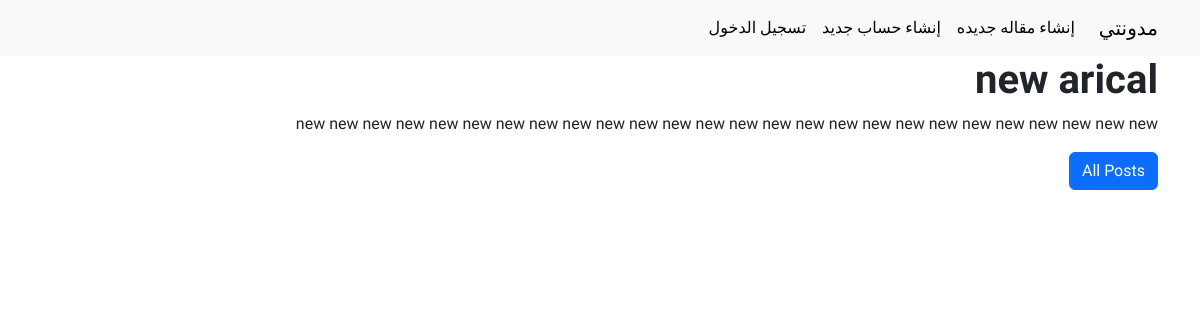
/posts/21, run on the app's committed database.
### tables this page shows
CREATE TABLE "posts" (
	"id"	INTEGER,
	"title"	TEXT NOT NULL,
	"body"	TEXT NOT NULL,
	"author_id"	INTEGER,
	"created_at"	TIMESTAMP NOT NULL DEFAULT CURRENT_TIMESTAMP,
	PRIMARY KEY("id" AUTOINCREMENT)
);

### blog.py (the view)
@bp.route('/<int:post_id>')
def show_post(post_id):
    post = get_post(post_id, check_author=False)
    return render_template('show.html', post=post)

### auth.py (called while the page is built)
@auth.before_app_request
def load_logged_user():
    user_id = session.get('user_id')
    if user_id is None:
        g.user = None
    else:
        connection = get_db()
        g.user = connection.execute('SELECT * FROM users WHERE id=?', (user_id,)).fetchone()

### blog.py (called while the page is built)
def get_db():
    db = sqlite3.connect(DATABASE)
    db.row_factory = sqlite3.Row
    return db

def get_post(post_id , check_author = True):
    post = get_db().execute('SELECT * FROM posts WHERE id=?', (post_id,)).fetchone()
    if post is None:
        abort(404, f'can not found this post with id {post_id}')
    if check_author and post['author_id'] != g.user['id']:
        abort(403)
    return post

### templates/show.html (shortened to what this page needs)
{% extends 'base.html' %}
{% block content %}
    <h1>
        {{ post.title }}
    </h1>
    <p>
        {{ post.body }}
    </p>
    <div class="row row-cols-auto">
    <div class="col">
    <a href="/posts/" class="btn btn-primary"> All Posts </a>
    </div>
    </div>
{% endblock %}

### static/style.css (style rules this page uses)
body { font-family: 'IBM Plex Sans Arabic', sans-serif; font-weight: 300; }
h1, h2 { font-family: 'IBM Plex Sans Arabic', sans-serif; font-weight: 700; }

### data on the page
posts: title "new arical", body "new new new new new new new new new new new new new new new new new new new new new new new new new new"
